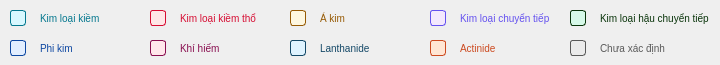
     <widget class="QWidget" name="widget" native="true">
      <widget class="QLabel" name="label">
       <property name="geometry">
        <rect>
         <x>10</x>
         <y>10</y>
         <width>16</width>
         <height>16</height>
        </rect>
       </property>
       <property name="styleSheet">
        <string notr="true">background-color: #d8f8ff;
border: 1px solid #04778e;
border-radius: 3px</string>
       </property>
       <property name="text">
        <string/>
       </property>
      </widget>
      <widget class="QLabel" name="label_2">
       <property name="geometry">
        <rect>
         <x>150</x>
         <y>10</y>
         <width>16</width>
         <height>16</height>
        </rect>
       </property>
       <property name="styleSheet">
        <string notr="true">background-color: #ffe7e7; color: #d60c32; border: 1px solid #d60c32; border-radius:3px</string>
       </property>
       <property name="text">
        <string/>
       </property>
      </widget>
      <widget class="QLabel" name="label_3">
       <property name="geometry">
        <rect>
         <x>430</x>
         <y>10</y>
         <width>16</width>
         <height>16</height>
        </rect>
       </property>
       <property name="styleSheet">
        <string notr="true">background-color: #f3e8fd; color: #6451ef; border: 1px solid #6451ef; border-radius:3px</string>
       </property>
       <property name="text">
        <string/>
       </property>
      </widget>
      <widget class="QLabel" name="label_4">
       <property name="geometry">
        <rect>
         <x>570</x>
         <y>10</y>
         <width>16</width>
         <height>16</height>
        </rect>
       </property>
       <property name="styleSheet">
        <string notr="true">background-color: #d6f9e8; color: #09340a; border: 1px solid #09340a; border-radius:3px</string>
       </property>
       <property name="text">
        <string/>
       </property>
      </widget>
      <widget class="QLabel" name="label_9">
       <property name="geometry">
        <rect>
         <x>40</x>
         <y>10</y>
         <width>61</width>
         <height>16</height>
        </rect>
       </property>
       <property name="styleSheet">
        <string notr="true">font-size:10px;
color:#04778e</string>
       </property>
       <property name="text">
        <string>Kim loại kiềm</string>
       </property>
      </widget>
      <widget class="QLabel" name="label_6">
       <property name="geometry">
        <rect>
         <x>10</x>
         <y>40</y>
         <width>16</width>
         <height>16</height>
        </rect>
       </property>
       <property name="styleSheet">
        <string notr="true">background-color: #e2eeff; color: #0d47a1; border: 1px solid #0d47a1; border-radius:3px</string>
       </property>
       <property name="text">
        <string/>
       </property>
      </widget>
      <widget class="QLabel" name="label_7">
       <property name="geometry">
        <rect>
         <x>430</x>
         <y>40</y>
         <width>16</width>
         <height>16</height>
        </rect>
       </property>
       <property name="styleSheet">
        <string notr="true">background-color: #ffe6d4; color: #cc4a20; border: 1px solid #cc4a20; border-radius:3px</string>
       </property>
       <property name="text">
        <string/>
       </property>
      </widget>
      <widget class="QLabel" name="label_8">
       <property name="geometry">
        <rect>
         <x>290</x>
         <y>40</y>
         <width>16</width>
         <height>16</height>
        </rect>
       </property>
       <property name="styleSheet">
        <string notr="true">background-color: #dff3ff; color: #144867; border: 1px solid #144867; border-radius:3px</string>
       </property>
       <property name="text">
        <string/>
       </property>
      </widget>
      <widget class="QLabel" name="label_10">
       <property name="geometry">
        <rect>
         <x>150</x>
         <y>40</y>
         <width>16</width>
         <height>16</height>
        </rect>
       </property>
       <property name="styleSheet">
        <string notr="true">background-color: #ffe7eb; color: #880e4f; border: 1px solid #880e4f; border-radius:3px</string>
       </property>
       <property name="text">
        <string/>
       </property>
      </widget>
      <widget class="QLabel" name="label_11">
       <property name="geometry">
        <rect>
         <x>180</x>
         <y>10</y>
         <width>91</width>
         <height>16</height>
        </rect>
       </property>
       <property name="styleSheet">
        <string notr="true">font-size:10px;
color: #d60c32</string>
       </property>
       <property name="text">
        <string>Kim loại kiềm thổ</string>
       </property>
      </widget>
      <widget class="QLabel" name="label_12">
       <property name="geometry">
        <rect>
         <x>570</x>
         <y>40</y>
         <width>16</width>
         <height>16</height>
        </rect>
       </property>
       <property name="styleSheet">
        <string notr="true">background-color: #ebebeb; color: #595959; border: 1px solid #595959; border-radius:3px</string>
       </property>
       <property name="text">
        <string/>
       </property>
      </widget>
      <widget class="QLabel" name="label_13">
       <property name="geometry">
        <rect>
         <x>460</x>
         <y>10</y>
         <width>91</width>
         <height>16</height>
        </rect>
       </property>
       <property name="styleSheet">
        <string notr="true">font-size:10px;color: #6451ef</string>
       </property>
       <property name="text">
        <string>Kim loại chuyển tiếp</string>
       </property>
      </widget>
      <widget class="QLabel" name="label_14">
       <property name="geometry">
        <rect>
         <x>600</x>
         <y>10</y>
         <width>111</width>
         <height>16</height>
        </rect>
       </property>
       <property name="styleSheet">
        <string notr="true">font-size:10px;color:#09340a</string>
       </property>
       <property name="text">
        <string>Kim loại hậu chuyển tiếp</string>
       </property>
      </widget>
      <widget class="QLabel" name="label_16">
       <property name="geometry">
        <rect>
         <x>40</x>
         <y>40</y>
         <width>91</width>
         <height>16</height>
        </rect>
       </property>
       <property name="styleSheet">
        <string notr="true">font-size:10px;color: #0d47a1</string>
       </property>
       <property name="text">
        <string>Phi kim</string>
       </property>
      </widget>
      <widget class="QLabel" name="label_17">
       <property name="geometry">
        <rect>
         <x>180</x>
         <y>40</y>
         <width>91</width>
         <height>16</height>
        </rect>
       </property>
       <property name="styleSheet">
        <string notr="true">font-size:10px;color: #880e4f</string>
       </property>
       <property name="text">
        <string>Khí hiếm</string>
       </property>
      </widget>
      <widget class="QLabel" name="label_18">
       <property name="geometry">
        <rect>
         <x>320</x>
         <y>40</y>
         <width>91</width>
         <height>16</height>
        </rect>
       </property>
       <property name="styleSheet">
        <string notr="true">font-size:10px;color: #144867</string>
       </property>
       <property name="text">
        <string>Lanthanide</string>
       </property>
      </widget>
      <widget class="QLabel" name="label_19">
       <property name="geometry">
        <rect>
         <x>460</x>
         <y>40</y>
         <width>91</width>
         <height>16</height>
        </rect>
       </property>
       <property name="styleSheet">
        <string notr="true">font-size:10px;color: #cc4a20</string>
       </property>
       <property name="text">
        <string>Actinide</string>
       </property>
      </widget>
      <widget class="QLabel" name="label_20">
       <property name="geometry">
        <rect>
         <x>600</x>
         <y>40</y>
         <width>91</width>
         <height>16</height>
        </rect>
       </property>
       <property name="styleSheet">
        <string notr="true">font-size:10px;color: #595959</string>
       </property>
       <property name="text">
        <string>Chưa xác định</string>
       </property>
      </widget>
      <widget class="QLabel" name="label_21">
       <property name="geometry">
        <rect>
         <x>320</x>
         <y>10</y>
         <width>41</width>
         <height>16</height>
        </rect>
       </property>
       <property name="styleSheet">
        <string notr="true">font-size:10px;color: #965a04</string>
       </property>
       <property name="text">
        <string>Á kim</string>
       </property>
      </widget>
      <widget class="QLabel" name="label_22">
       <property name="geometry">
        <rect>
         <x>290</x>
         <y>10</y>
         <width>16</width>
         <height>16</height>
        </rect>
       </property>
       <property name="styleSheet">
        <string notr="true">background-color: #fef7e0; color: #965a04; border: 1px solid #965a04; border-radius:3px</string>
       </property>
       <property name="text">
        <string/>
       </property>
      </widget>
     </widget>
